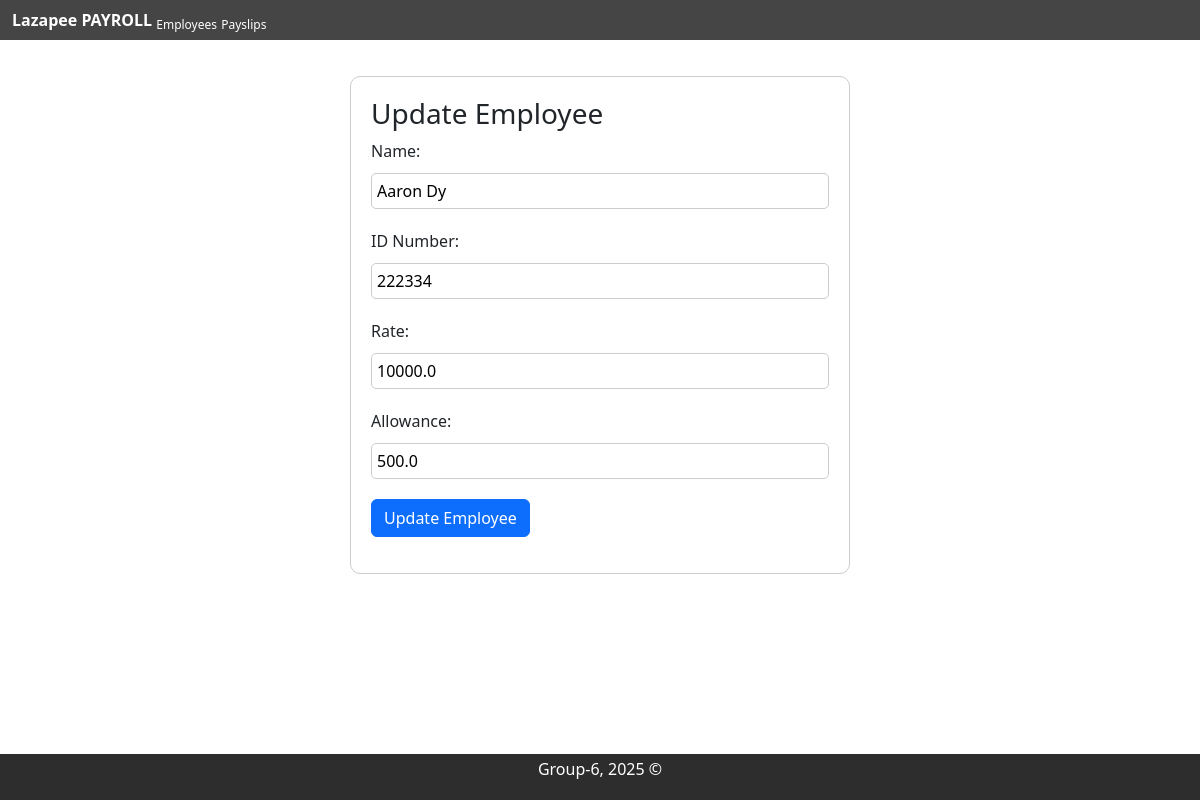
/update_employee/1/, run on the app's committed database.
### payroll_app/models.py (models this page shows, shortened)
class Employee(models.Model):
    name = models.CharField(max_length=255)
    id_number = models.CharField(max_length=20)
    rate = models.FloatField()
    overtime_pay = models.FloatField(blank=True, null=True)
    allowance = models.FloatField(blank=True, null=True)

### payroll_app/views.py (the view)
# urls.py: path('update_employee/<int:pk>/', views.update_employee, name='update_employee'),
@csrf_protect
def update_employee(request, pk):
    employee = get_object_or_404(Employee, pk=pk)
    if request.method == "POST":
        employee.name = request.POST.get("name")
        employee.id_number = request.POST.get("id_number")
        employee.rate = request.POST.get("rate")
        employee.allowance = request.POST.get("allowance")
        employee.save()
        return redirect("employee_list")
    else:
        return render(
            request, "payroll_app/update_employee.html", {"employee": employee}
        )

### payroll_app/templates/payroll_app/update_employee.html (shortened to what this page needs)
{% extends 'payroll_app/base.html' %}
{% load static %}
{% block content %}
<div class="form-container">
    <div class="row">
        <div class="col-md-12">
            <h3>Update Employee</h3>
        </div>
    </div>
    <div class="row">
        <div class="col-md-12">
            <form method="post">
                <label for="name">Name:</label>
                <input type="text" id="name" name="name" value="{{ employee.name }}"><br>
                <label for="id_number">ID Number:</label>
                <input type="text" id="id_number" name="id_number" value="{{ employee.id_number }}"><br>
                <label for="rate">Rate:</label>
                <input type="text" id="rate" name="rate" value="{{ employee.rate }}"><br>
                <label for="allowance">Allowance:</label>
                <input type="text" id="allowance" name="allowance" value="{{ employee.allowance }}" placeholder="0"><br>
                <button type="submit" class="btn btn-primary">Update Employee</button>
            </form>
        </div>
    </div>
</div>
{% endblock %}

### payroll_app/templates/payroll_app/base.html (style rules this page uses)
body { margin-bottom: 3rem; position: relative; }

### payroll_app/templates/payroll_app/update_employee.html (style rules this page uses)
.form-container { border: 1px solid #ccc; padding: 20px; width: 50%; max-width: 500px; border-radius: 10px; margin: 0 auto; margin-top: 20px; }
.form-container label { display: block; margin-bottom: 10px; }
.form-container input[type="text"], .form-container input[type="number"] { padding: 5px; margin-bottom: 20px; width: 100%; border-radius: 5px; border: 1px solid #ccc; }

### data on the page
Employee: name "Aaron Dy", id_number "222334", rate "10000.0", allowance "500.0"
